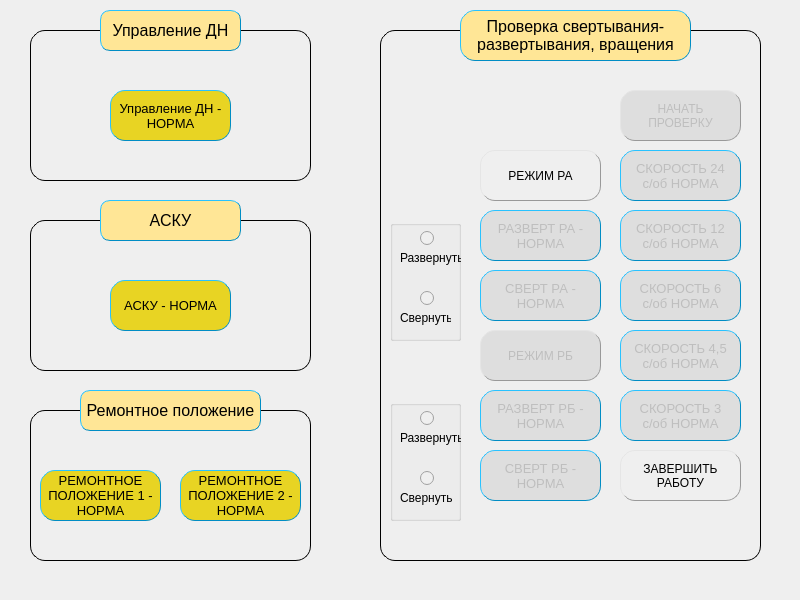
<?xml version="1.0" encoding="UTF-8"?>
<ui version="4.0">
 <class>Widget</class>
 <widget class="QWidget" name="Widget">
  <property name="geometry">
   <rect>
    <x>0</x>
    <y>0</y>
    <width>800</width>
    <height>600</height>
   </rect>
  </property>
  <property name="minimumSize">
   <size>
    <width>800</width>
    <height>600</height>
   </size>
  </property>
  <property name="maximumSize">
   <size>
    <width>800</width>
    <height>600</height>
   </size>
  </property>
  <property name="windowTitle">
   <string>Widget</string>
  </property>
  <property name="styleSheet">
   <string notr="true"/>
  </property>
  <widget class="QLabel" name="label_6">
   <property name="geometry">
    <rect>
     <x>100</x>
     <y>10</y>
     <width>141</width>
     <height>41</height>
    </rect>
   </property>
   <property name="font">
    <font>
     <pointsize>12</pointsize>
    </font>
   </property>
   <property name="autoFillBackground">
    <bool>false</bool>
   </property>
   <property name="styleSheet">
    <string notr="true">
background: #ffe696;
border: 1px outset #018dc4;
border-radius: 10px;</string>
   </property>
   <property name="frameShape">
    <enum>QFrame::NoFrame</enum>
   </property>
   <property name="frameShadow">
    <enum>QFrame::Raised</enum>
   </property>
   <property name="text">
    <string>Управление ДН</string>
   </property>
   <property name="alignment">
    <set>Qt::AlignCenter</set>
   </property>
  </widget>
  <widget class="QLabel" name="label_2">
   <property name="geometry">
    <rect>
     <x>100</x>
     <y>200</y>
     <width>141</width>
     <height>41</height>
    </rect>
   </property>
   <property name="font">
    <font>
     <pointsize>12</pointsize>
    </font>
   </property>
   <property name="autoFillBackground">
    <bool>false</bool>
   </property>
   <property name="styleSheet">
    <string notr="true">
background: #ffe696;
border: 1px outset #018dc4;
border-radius: 10px;</string>
   </property>
   <property name="frameShape">
    <enum>QFrame::NoFrame</enum>
   </property>
   <property name="frameShadow">
    <enum>QFrame::Raised</enum>
   </property>
   <property name="text">
    <string>АСКУ</string>
   </property>
   <property name="alignment">
    <set>Qt::AlignCenter</set>
   </property>
  </widget>
  <widget class="QLabel" name="label_3">
   <property name="geometry">
    <rect>
     <x>80</x>
     <y>390</y>
     <width>181</width>
     <height>41</height>
    </rect>
   </property>
   <property name="font">
    <font>
     <pointsize>12</pointsize>
    </font>
   </property>
   <property name="autoFillBackground">
    <bool>false</bool>
   </property>
   <property name="styleSheet">
    <string notr="true">
background: #ffe696;
border: 1px outset #018dc4;
border-radius: 10px;</string>
   </property>
   <property name="frameShape">
    <enum>QFrame::NoFrame</enum>
   </property>
   <property name="frameShadow">
    <enum>QFrame::Raised</enum>
   </property>
   <property name="text">
    <string>Ремонтное положение</string>
   </property>
   <property name="alignment">
    <set>Qt::AlignCenter</set>
   </property>
  </widget>
  <widget class="QLabel" name="label_4">
   <property name="geometry">
    <rect>
     <x>460</x>
     <y>10</y>
     <width>231</width>
     <height>51</height>
    </rect>
   </property>
   <property name="font">
    <font>
     <pointsize>12</pointsize>
    </font>
   </property>
   <property name="autoFillBackground">
    <bool>false</bool>
   </property>
   <property name="styleSheet">
    <string notr="true">
background: #ffe696;
border: 1px outset #018dc4;
border-radius: 15px;</string>
   </property>
   <property name="frameShape">
    <enum>QFrame::NoFrame</enum>
   </property>
   <property name="frameShadow">
    <enum>QFrame::Raised</enum>
   </property>
   <property name="text">
    <string>Проверка свертывания-
развертывания, вращения</string>
   </property>
   <property name="alignment">
    <set>Qt::AlignCenter</set>
   </property>
  </widget>
  <widget class="QLabel" name="label_5">
   <property name="geometry">
    <rect>
     <x>30</x>
     <y>30</y>
     <width>281</width>
     <height>151</height>
    </rect>
   </property>
   <property name="styleSheet">
    <string notr="true">border: 1px outset black;
border-radius: 15px;</string>
   </property>
   <property name="text">
    <string/>
   </property>
  </widget>
  <widget class="QLabel" name="label_7">
   <property name="geometry">
    <rect>
     <x>30</x>
     <y>220</y>
     <width>281</width>
     <height>151</height>
    </rect>
   </property>
   <property name="styleSheet">
    <string notr="true">border: 1px outset black;
border-radius: 15px;</string>
   </property>
   <property name="text">
    <string/>
   </property>
  </widget>
  <widget class="QLabel" name="label_8">
   <property name="geometry">
    <rect>
     <x>380</x>
     <y>30</y>
     <width>381</width>
     <height>531</height>
    </rect>
   </property>
   <property name="styleSheet">
    <string notr="true">border: 1px outset black;
border-radius: 15px;</string>
   </property>
   <property name="text">
    <string/>
   </property>
  </widget>
  <widget class="QLabel" name="label_9">
   <property name="geometry">
    <rect>
     <x>30</x>
     <y>410</y>
     <width>281</width>
     <height>151</height>
    </rect>
   </property>
   <property name="styleSheet">
    <string notr="true">border: 1px outset black;
border-radius: 15px;</string>
   </property>
   <property name="text">
    <string/>
   </property>
  </widget>
  <widget class="QLabel" name="label_10">
   <property name="enabled">
    <bool>false</bool>
   </property>
   <property name="geometry">
    <rect>
     <x>620</x>
     <y>150</y>
     <width>121</width>
     <height>51</height>
    </rect>
   </property>
   <property name="font">
    <font>
     <pointsize>10</pointsize>
    </font>
   </property>
   <property name="autoFillBackground">
    <bool>false</bool>
   </property>
   <property name="styleSheet">
    <string notr="true">QLabel{
background: #e8d423;
border: 1px outset #018dc4;
border-radius: 15px;
}
QLabel:disabled{
background: #dedede;
}</string>
   </property>
   <property name="frameShape">
    <enum>QFrame::NoFrame</enum>
   </property>
   <property name="frameShadow">
    <enum>QFrame::Raised</enum>
   </property>
   <property name="text">
    <string>СКОРОСТЬ 24
с/об НОРМА</string>
   </property>
   <property name="alignment">
    <set>Qt::AlignCenter</set>
   </property>
  </widget>
  <widget class="QLabel" name="label_11">
   <property name="enabled">
    <bool>false</bool>
   </property>
   <property name="geometry">
    <rect>
     <x>620</x>
     <y>210</y>
     <width>121</width>
     <height>51</height>
    </rect>
   </property>
   <property name="font">
    <font>
     <pointsize>10</pointsize>
    </font>
   </property>
   <property name="autoFillBackground">
    <bool>false</bool>
   </property>
   <property name="styleSheet">
    <string notr="true">QLabel{
background: #e8d423;
border: 1px outset #018dc4;
border-radius: 15px;
}
QLabel:disabled{
background: #dedede;
}</string>
   </property>
   <property name="frameShape">
    <enum>QFrame::NoFrame</enum>
   </property>
   <property name="frameShadow">
    <enum>QFrame::Raised</enum>
   </property>
   <property name="text">
    <string>СКОРОСТЬ 12
с/об НОРМА</string>
   </property>
   <property name="alignment">
    <set>Qt::AlignCenter</set>
   </property>
  </widget>
  <widget class="QLabel" name="label_12">
   <property name="enabled">
    <bool>false</bool>
   </property>
   <property name="geometry">
    <rect>
     <x>620</x>
     <y>270</y>
     <width>121</width>
     <height>51</height>
    </rect>
   </property>
   <property name="font">
    <font>
     <pointsize>10</pointsize>
    </font>
   </property>
   <property name="autoFillBackground">
    <bool>false</bool>
   </property>
   <property name="styleSheet">
    <string notr="true">QLabel{
background: #e8d423;
border: 1px outset #018dc4;
border-radius: 15px;
}
QLabel:disabled{
background: #dedede;
}</string>
   </property>
   <property name="frameShape">
    <enum>QFrame::NoFrame</enum>
   </property>
   <property name="frameShadow">
    <enum>QFrame::Raised</enum>
   </property>
   <property name="text">
    <string>СКОРОСТЬ 6
с/об НОРМА</string>
   </property>
   <property name="alignment">
    <set>Qt::AlignCenter</set>
   </property>
  </widget>
  <widget class="QLabel" name="label_13">
   <property name="enabled">
    <bool>false</bool>
   </property>
   <property name="geometry">
    <rect>
     <x>620</x>
     <y>330</y>
     <width>121</width>
     <height>51</height>
    </rect>
   </property>
   <property name="font">
    <font>
     <pointsize>10</pointsize>
    </font>
   </property>
   <property name="autoFillBackground">
    <bool>false</bool>
   </property>
   <property name="styleSheet">
    <string notr="true">QLabel{
background: #e8d423;
border: 1px outset #018dc4;
border-radius: 15px;
}
QLabel:disabled{
background: #dedede;
}</string>
   </property>
   <property name="frameShape">
    <enum>QFrame::NoFrame</enum>
   </property>
   <property name="frameShadow">
    <enum>QFrame::Raised</enum>
   </property>
   <property name="text">
    <string>СКОРОСТЬ 4,5
с/об НОРМА</string>
   </property>
   <property name="alignment">
    <set>Qt::AlignCenter</set>
   </property>
  </widget>
  <widget class="QLabel" name="label_14">
   <property name="enabled">
    <bool>false</bool>
   </property>
   <property name="geometry">
    <rect>
     <x>620</x>
     <y>390</y>
     <width>121</width>
     <height>51</height>
    </rect>
   </property>
   <property name="font">
    <font>
     <pointsize>10</pointsize>
    </font>
   </property>
   <property name="autoFillBackground">
    <bool>false</bool>
   </property>
   <property name="styleSheet">
    <string notr="true">QLabel{
background: #e8d423;
border: 1px outset #018dc4;
border-radius: 15px;
}
QLabel:disabled{
background: #dedede;
}</string>
   </property>
   <property name="frameShape">
    <enum>QFrame::NoFrame</enum>
   </property>
   <property name="frameShadow">
    <enum>QFrame::Raised</enum>
   </property>
   <property name="text">
    <string>СКОРОСТЬ 3
с/об НОРМА</string>
   </property>
   <property name="alignment">
    <set>Qt::AlignCenter</set>
   </property>
  </widget>
  <widget class="QLabel" name="label_15">
   <property name="enabled">
    <bool>false</bool>
   </property>
   <property name="geometry">
    <rect>
     <x>480</x>
     <y>450</y>
     <width>121</width>
     <height>51</height>
    </rect>
   </property>
   <property name="font">
    <font>
     <pointsize>10</pointsize>
    </font>
   </property>
   <property name="autoFillBackground">
    <bool>false</bool>
   </property>
   <property name="styleSheet">
    <string notr="true">QLabel{
background: #e8d423;
border: 1px outset #018dc4;
border-radius: 15px;
}
QLabel:disabled{
background: #dedede;
}</string>
   </property>
   <property name="frameShape">
    <enum>QFrame::NoFrame</enum>
   </property>
   <property name="frameShadow">
    <enum>QFrame::Raised</enum>
   </property>
   <property name="text">
    <string>СВЕРТ РБ -
НОРМА</string>
   </property>
   <property name="alignment">
    <set>Qt::AlignCenter</set>
   </property>
  </widget>
  <widget class="QLabel" name="label_16">
   <property name="enabled">
    <bool>false</bool>
   </property>
   <property name="geometry">
    <rect>
     <x>480</x>
     <y>390</y>
     <width>121</width>
     <height>51</height>
    </rect>
   </property>
   <property name="font">
    <font>
     <pointsize>10</pointsize>
    </font>
   </property>
   <property name="autoFillBackground">
    <bool>false</bool>
   </property>
   <property name="styleSheet">
    <string notr="true">QLabel{
background: #e8d423;
border: 1px outset #018dc4;
border-radius: 15px;
}
QLabel:disabled{
background: #dedede;
}</string>
   </property>
   <property name="frameShape">
    <enum>QFrame::NoFrame</enum>
   </property>
   <property name="frameShadow">
    <enum>QFrame::Raised</enum>
   </property>
   <property name="text">
    <string>РАЗВЕРТ РБ -
НОРМА</string>
   </property>
   <property name="alignment">
    <set>Qt::AlignCenter</set>
   </property>
  </widget>
  <widget class="QLabel" name="label_17">
   <property name="enabled">
    <bool>true</bool>
   </property>
   <property name="geometry">
    <rect>
     <x>180</x>
     <y>470</y>
     <width>121</width>
     <height>51</height>
    </rect>
   </property>
   <property name="font">
    <font>
     <pointsize>10</pointsize>
    </font>
   </property>
   <property name="autoFillBackground">
    <bool>false</bool>
   </property>
   <property name="styleSheet">
    <string notr="true">QLabel{
background: #e8d423;
border: 1px outset #018dc4;
border-radius: 15px;
}
QLabel:disabled{
background: #dedede;
}</string>
   </property>
   <property name="frameShape">
    <enum>QFrame::NoFrame</enum>
   </property>
   <property name="frameShadow">
    <enum>QFrame::Raised</enum>
   </property>
   <property name="text">
    <string>РЕМОНТНОЕ
ПОЛОЖЕНИЕ 2 -
НОРМА</string>
   </property>
   <property name="alignment">
    <set>Qt::AlignCenter</set>
   </property>
  </widget>
  <widget class="QLabel" name="label_18">
   <property name="enabled">
    <bool>true</bool>
   </property>
   <property name="geometry">
    <rect>
     <x>40</x>
     <y>470</y>
     <width>121</width>
     <height>51</height>
    </rect>
   </property>
   <property name="font">
    <font>
     <pointsize>10</pointsize>
    </font>
   </property>
   <property name="autoFillBackground">
    <bool>false</bool>
   </property>
   <property name="styleSheet">
    <string notr="true">QLabel{
background: #e8d423;
border: 1px outset #018dc4;
border-radius: 15px;
}
QLabel:disabled{
background: #dedede;
}</string>
   </property>
   <property name="frameShape">
    <enum>QFrame::NoFrame</enum>
   </property>
   <property name="frameShadow">
    <enum>QFrame::Raised</enum>
   </property>
   <property name="text">
    <string>РЕМОНТНОЕ
ПОЛОЖЕНИЕ 1 -
НОРМА</string>
   </property>
   <property name="alignment">
    <set>Qt::AlignCenter</set>
   </property>
  </widget>
  <widget class="QLabel" name="label_19">
   <property name="enabled">
    <bool>true</bool>
   </property>
   <property name="geometry">
    <rect>
     <x>110</x>
     <y>280</y>
     <width>121</width>
     <height>51</height>
    </rect>
   </property>
   <property name="font">
    <font>
     <pointsize>10</pointsize>
    </font>
   </property>
   <property name="autoFillBackground">
    <bool>false</bool>
   </property>
   <property name="styleSheet">
    <string notr="true">QLabel{
background: #e8d423;
border: 1px outset #018dc4;
border-radius: 15px;
}
QLabel:disabled{
background: #dedede;
}</string>
   </property>
   <property name="frameShape">
    <enum>QFrame::NoFrame</enum>
   </property>
   <property name="frameShadow">
    <enum>QFrame::Raised</enum>
   </property>
   <property name="text">
    <string>АСКУ - НОРМА</string>
   </property>
   <property name="alignment">
    <set>Qt::AlignCenter</set>
   </property>
  </widget>
  <widget class="QLabel" name="label_20">
   <property name="enabled">
    <bool>true</bool>
   </property>
   <property name="geometry">
    <rect>
     <x>110</x>
     <y>90</y>
     <width>121</width>
     <height>51</height>
    </rect>
   </property>
   <property name="font">
    <font>
     <pointsize>10</pointsize>
    </font>
   </property>
   <property name="autoFillBackground">
    <bool>false</bool>
   </property>
   <property name="styleSheet">
    <string notr="true">QLabel{
background: #e8d423;
border: 1px outset #018dc4;
border-radius: 15px;
}
QLabel:disabled{
background: #dedede;
}</string>
   </property>
   <property name="frameShape">
    <enum>QFrame::NoFrame</enum>
   </property>
   <property name="frameShadow">
    <enum>QFrame::Raised</enum>
   </property>
   <property name="text">
    <string>Управление ДН - 
НОРМА</string>
   </property>
   <property name="alignment">
    <set>Qt::AlignCenter</set>
   </property>
  </widget>
  <widget class="QLabel" name="label_21">
   <property name="enabled">
    <bool>false</bool>
   </property>
   <property name="geometry">
    <rect>
     <x>480</x>
     <y>270</y>
     <width>121</width>
     <height>51</height>
    </rect>
   </property>
   <property name="font">
    <font>
     <pointsize>10</pointsize>
    </font>
   </property>
   <property name="autoFillBackground">
    <bool>false</bool>
   </property>
   <property name="styleSheet">
    <string notr="true">QLabel{
background: #e8d423;
border: 1px outset #018dc4;
border-radius: 15px;
}
QLabel:disabled{
background: #dedede;
}</string>
   </property>
   <property name="frameShape">
    <enum>QFrame::NoFrame</enum>
   </property>
   <property name="frameShadow">
    <enum>QFrame::Raised</enum>
   </property>
   <property name="text">
    <string>СВЕРТ РА -
НОРМА</string>
   </property>
   <property name="alignment">
    <set>Qt::AlignCenter</set>
   </property>
  </widget>
  <widget class="QLabel" name="label_22">
   <property name="enabled">
    <bool>false</bool>
   </property>
   <property name="geometry">
    <rect>
     <x>480</x>
     <y>210</y>
     <width>121</width>
     <height>51</height>
    </rect>
   </property>
   <property name="font">
    <font>
     <pointsize>10</pointsize>
    </font>
   </property>
   <property name="autoFillBackground">
    <bool>false</bool>
   </property>
   <property name="styleSheet">
    <string notr="true">QLabel{
background: #e8d423;
border: 1px outset #018dc4;
border-radius: 15px;
}
QLabel:disabled{
background: #dedede;
}</string>
   </property>
   <property name="frameShape">
    <enum>QFrame::NoFrame</enum>
   </property>
   <property name="frameShadow">
    <enum>QFrame::Raised</enum>
   </property>
   <property name="text">
    <string>РАЗВЕРТ РА -
НОРМА</string>
   </property>
   <property name="alignment">
    <set>Qt::AlignCenter</set>
   </property>
  </widget>
  <widget class="QPushButton" name="pushButton">
   <property name="enabled">
    <bool>false</bool>
   </property>
   <property name="geometry">
    <rect>
     <x>620</x>
     <y>90</y>
     <width>121</width>
     <height>51</height>
    </rect>
   </property>
   <property name="cursor">
    <cursorShape>PointingHandCursor</cursorShape>
   </property>
   <property name="styleSheet">
    <string notr="true">QPushButton {border: 1px outset #999999;
border-radius: 15px;
background-color: qradialgradient(cx:0.5, cy:0.5, radius: 1,
                fx:0.5, fy:0.5, stop:0 #ffffff, stop:1 #8c8c8c);
}
QPushButton:pressed {
    background-color:qradialgradient(cx:0.5, cy:0.5, radius: 0.8,
                fx:0.5, fy:0.5, stop:0.1 #8c8c8c, stop:1 #ffffff) ;
	border: 2px groove #999999;
}
QPushButton:disabled{
background: #dedede;
}</string>
   </property>
   <property name="text">
    <string>НАЧАТЬ
ПРОВЕРКУ</string>
   </property>
  </widget>
  <widget class="QPushButton" name="pushButton_2">
   <property name="enabled">
    <bool>true</bool>
   </property>
   <property name="geometry">
    <rect>
     <x>480</x>
     <y>150</y>
     <width>121</width>
     <height>51</height>
    </rect>
   </property>
   <property name="cursor">
    <cursorShape>PointingHandCursor</cursorShape>
   </property>
   <property name="styleSheet">
    <string notr="true">QPushButton {border: 1px outset #999999;
border-radius: 15px;
background-color: qradialgradient(cx:0.5, cy:0.5, radius: 1,
                fx:0.5, fy:0.5, stop:0 #ffffff, stop:1 #8c8c8c);
}
QPushButton:pressed {
    background-color:qradialgradient(cx:0.5, cy:0.5, radius: 0.8,
                fx:0.5, fy:0.5, stop:0.1 #8c8c8c, stop:1 #ffffff) ;
	border: 2px groove #999999;
}
QPushButton:disabled{
background: #dedede;
}
</string>
   </property>
   <property name="text">
    <string>РЕЖИМ РА</string>
   </property>
  </widget>
  <widget class="QPushButton" name="pushButton_3">
   <property name="geometry">
    <rect>
     <x>620</x>
     <y>450</y>
     <width>121</width>
     <height>51</height>
    </rect>
   </property>
   <property name="cursor">
    <cursorShape>PointingHandCursor</cursorShape>
   </property>
   <property name="styleSheet">
    <string notr="true">QPushButton {border: 1px outset #999999;
border-radius: 15px;
background-color: qradialgradient(cx:0.5, cy:0.5, radius: 1,
                fx:0.5, fy:0.5, stop:0 #ffffff, stop:1 #8c8c8c);
}
QPushButton:pressed {
    background-color:qradialgradient(cx:0.5, cy:0.5, radius: 0.8,
                fx:0.5, fy:0.5, stop:0.1 #8c8c8c, stop:1 #ffffff) ;
	border: 2px groove #999999;
}
QPushButton:disabled{
background: #dedede;
}</string>
   </property>
   <property name="text">
    <string>ЗАВЕРШИТЬ
РАБОТУ</string>
   </property>
  </widget>
  <widget class="QPushButton" name="pushButton_4">
   <property name="enabled">
    <bool>false</bool>
   </property>
   <property name="geometry">
    <rect>
     <x>480</x>
     <y>330</y>
     <width>121</width>
     <height>51</height>
    </rect>
   </property>
   <property name="cursor">
    <cursorShape>PointingHandCursor</cursorShape>
   </property>
   <property name="styleSheet">
    <string notr="true">QPushButton {border: 1px outset #999999;
border-radius: 15px;
background-color: qradialgradient(cx:0.5, cy:0.5, radius: 1,
                fx:0.5, fy:0.5, stop:0 #ffffff, stop:1 #8c8c8c);
}
QPushButton:pressed {
    background-color:qradialgradient(cx:0.5, cy:0.5, radius: 0.8,
                fx:0.5, fy:0.5, stop:0.1 #8c8c8c, stop:1 #ffffff) ;
	border: 2px groove #999999;
}
QPushButton:disabled{
background: #dedede;
}</string>
   </property>
   <property name="text">
    <string>РЕЖИМ РБ</string>
   </property>
  </widget>
  <widget class="QLabel" name="label">
   <property name="geometry">
    <rect>
     <x>400</x>
     <y>250</y>
     <width>61</width>
     <height>16</height>
    </rect>
   </property>
   <property name="text">
    <string>Развернуть</string>
   </property>
  </widget>
  <widget class="QLabel" name="label_23">
   <property name="geometry">
    <rect>
     <x>400</x>
     <y>310</y>
     <width>51</width>
     <height>16</height>
    </rect>
   </property>
   <property name="text">
    <string>Свернуть</string>
   </property>
  </widget>
  <widget class="QLabel" name="label_24">
   <property name="geometry">
    <rect>
     <x>400</x>
     <y>430</y>
     <width>61</width>
     <height>16</height>
    </rect>
   </property>
   <property name="text">
    <string>Развернуть</string>
   </property>
  </widget>
  <widget class="QLabel" name="label_25">
   <property name="geometry">
    <rect>
     <x>400</x>
     <y>490</y>
     <width>61</width>
     <height>16</height>
    </rect>
   </property>
   <property name="text">
    <string>Свернуть</string>
   </property>
  </widget>
  <widget class="QGroupBox" name="groupBox">
   <property name="geometry">
    <rect>
     <x>390</x>
     <y>220</y>
     <width>71</width>
     <height>121</height>
    </rect>
   </property>
   <property name="title">
    <string/>
   </property>
   <widget class="QRadioButton" name="radioButton">
    <property name="enabled">
     <bool>false</bool>
    </property>
    <property name="geometry">
     <rect>
      <x>30</x>
      <y>10</y>
      <width>16</width>
      <height>16</height>
     </rect>
    </property>
    <property name="cursor">
     <cursorShape>ArrowCursor</cursorShape>
    </property>
    <property name="text">
     <string/>
    </property>
   </widget>
   <widget class="QRadioButton" name="radioButton_2">
    <property name="enabled">
     <bool>false</bool>
    </property>
    <property name="geometry">
     <rect>
      <x>30</x>
      <y>70</y>
      <width>16</width>
      <height>16</height>
     </rect>
    </property>
    <property name="text">
     <string/>
    </property>
   </widget>
  </widget>
  <widget class="QGroupBox" name="groupBox_2">
   <property name="geometry">
    <rect>
     <x>390</x>
     <y>400</y>
     <width>71</width>
     <height>121</height>
    </rect>
   </property>
   <property name="title">
    <string/>
   </property>
   <widget class="QRadioButton" name="radioButton_3">
    <property name="enabled">
     <bool>false</bool>
    </property>
    <property name="geometry">
     <rect>
      <x>30</x>
      <y>10</y>
      <width>16</width>
      <height>16</height>
     </rect>
    </property>
    <property name="text">
     <string/>
    </property>
   </widget>
   <widget class="QRadioButton" name="radioButton_4">
    <property name="enabled">
     <bool>false</bool>
    </property>
    <property name="geometry">
     <rect>
      <x>30</x>
      <y>70</y>
      <width>16</width>
      <height>16</height>
     </rect>
    </property>
    <property name="text">
     <string/>
    </property>
   </widget>
  </widget>
  <zorder>label_8</zorder>
  <zorder>groupBox_2</zorder>
  <zorder>groupBox</zorder>
  <zorder>label_9</zorder>
  <zorder>label_7</zorder>
  <zorder>label_5</zorder>
  <zorder>label_6</zorder>
  <zorder>label_2</zorder>
  <zorder>label_3</zorder>
  <zorder>label_4</zorder>
  <zorder>label_10</zorder>
  <zorder>label_11</zorder>
  <zorder>label_12</zorder>
  <zorder>label_13</zorder>
  <zorder>label_14</zorder>
  <zorder>label_15</zorder>
  <zorder>label_16</zorder>
  <zorder>label_17</zorder>
  <zorder>label_18</zorder>
  <zorder>label_19</zorder>
  <zorder>label_20</zorder>
  <zorder>label_21</zorder>
  <zorder>label_22</zorder>
  <zorder>pushButton</zorder>
  <zorder>pushButton_2</zorder>
  <zorder>pushButton_3</zorder>
  <zorder>pushButton_4</zorder>
  <zorder>label</zorder>
  <zorder>label_23</zorder>
  <zorder>label_24</zorder>
  <zorder>label_25</zorder>
 </widget>
 <resources/>
 <connections/>
</ui>
